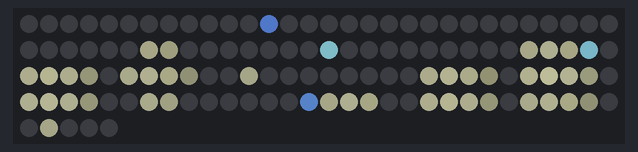
Bench run of a sketch on a simulated Arduino Uno, built with avr-gcc and run on an emulated ATmega328P. Parts: 125 RGB LEDs in strip order, left to right, continuing on the next row. Dim RGB values are drawn brighter than linear.

Above: at 0.17 s.

The sketch:

47_BigMoonStars.ino
```cpp
/*
  FEED ME , I'M POOR AND I MADE THIS FOR FREE - https://paypal.me/Mystereon

  BigMoonStars.ino — directly uploadable 5×5×5 FastLED demo
  Created by Dad (MysterEon) & Manus, 2026.

  A large shaded moon floats through a sky of slow, cool-blue twinkling stars.
*/
#include <FastLED.h>
#include <math.h>

constexpr uint8_t N = 5, BRIGHTNESS = 100;
constexpr uint16_t NUM_LEDS = N * N * N;
#define DATA_PIN 2
#define CHIPSET WS2812B
#define COLOR_ORDER GRB
CRGB leds[NUM_LEDS];
uint16_t indexFromXYZ(uint8_t x, uint8_t y, uint8_t z) { return uint16_t(z) * 25 + uint16_t(y) * 5 + x; }
void setVoxel(int8_t x, int8_t y, int8_t z, const CRGB &colour) { if (x >= 0 && x < N && y >= 0 && y < N && z >= 0 && z < N) leds[indexFromXYZ(x, y, z)] = colour; }
void addVoxel(int8_t x, int8_t y, int8_t z, const CRGB &colour) { if (x >= 0 && x < N && y >= 0 && y < N && z >= 0 && z < N) leds[indexFromXYZ(x, y, z)] += colour; }
void renderMoonStars() {
  fill_solid(leds, NUM_LEDS, CRGB::Black); const float cx=1.30f,cy=2.15f,cz=3.00f;
  for (uint8_t z=0;z<N;++z) for (uint8_t y=0;y<N;++y) for (uint8_t x=0;x<N;++x) { const float dx=x-cx,dy=y-cy,dz=z-cz,d=sqrtf(dx*dx+dy*dy+dz*dz); if (d<2.15f) { const uint8_t shade=uint8_t(220-d*56-max(0.0f,dx)*34); setVoxel(x,y,z,CRGB(shade,shade,uint8_t(shade*.82f))); } }
  for (uint8_t star=0;star<12;++star) { const uint8_t x=(star*2+3)%N,y=(star*3+1)%N,z=(star*4+2)%N; const float dx=x-cx,dy=y-cy,dz=z-cz; if (sqrtf(dx*dx+dy*dy+dz*dz)>2.15f) { const uint8_t v=85+(sin8(uint8_t(millis()/16+star*31))>>1); addVoxel(x,y,z,CRGB(v/3,v/2,v)); } }
}
void setup() { FastLED.addLeds<CHIPSET, DATA_PIN, COLOR_ORDER>(leds, NUM_LEDS); FastLED.setBrightness(BRIGHTNESS); FastLED.setMaxPowerInVoltsAndMilliamps(5,1500); }
void loop() { renderMoonStars(); FastLED.show(); }
```
